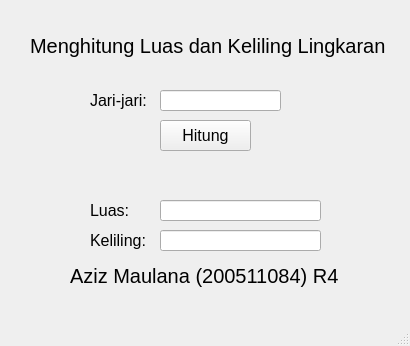
<?xml version="1.0" encoding="UTF-8"?>
<ui version="4.0">
 <class>MainWindow</class>
 <widget class="QMainWindow" name="MainWindow">
  <property name="geometry">
   <rect>
    <x>0</x>
    <y>0</y>
    <width>410</width>
    <height>346</height>
   </rect>
  </property>
  <property name="windowTitle">
   <string>MainWindow</string>
  </property>
  <widget class="QWidget" name="centralwidget">
   <widget class="QLabel" name="label">
    <property name="geometry">
     <rect>
      <x>30</x>
      <y>10</y>
      <width>361</width>
      <height>71</height>
     </rect>
    </property>
    <property name="font">
     <font>
      <pointsize>15</pointsize>
     </font>
    </property>
    <property name="text">
     <string>Menghitung Luas dan Keliling Lingkaran</string>
    </property>
   </widget>
   <widget class="QLineEdit" name="txtJari">
    <property name="geometry">
     <rect>
      <x>160</x>
      <y>90</y>
      <width>121</width>
      <height>21</height>
     </rect>
    </property>
    <property name="font">
     <font>
      <pointsize>12</pointsize>
     </font>
    </property>
   </widget>
   <widget class="QLabel" name="label_2">
    <property name="geometry">
     <rect>
      <x>90</x>
      <y>90</y>
      <width>61</width>
      <height>21</height>
     </rect>
    </property>
    <property name="font">
     <font>
      <pointsize>12</pointsize>
     </font>
    </property>
    <property name="text">
     <string>Jari-jari:</string>
    </property>
   </widget>
   <widget class="QPushButton" name="btnHitung">
    <property name="geometry">
     <rect>
      <x>160</x>
      <y>120</y>
      <width>91</width>
      <height>31</height>
     </rect>
    </property>
    <property name="font">
     <font>
      <pointsize>12</pointsize>
     </font>
    </property>
    <property name="text">
     <string>Hitung</string>
    </property>
   </widget>
   <widget class="QLabel" name="label_4">
    <property name="geometry">
     <rect>
      <x>90</x>
      <y>230</y>
      <width>61</width>
      <height>21</height>
     </rect>
    </property>
    <property name="font">
     <font>
      <pointsize>12</pointsize>
     </font>
    </property>
    <property name="text">
     <string>Keliling:</string>
    </property>
   </widget>
   <widget class="QLabel" name="label_5">
    <property name="geometry">
     <rect>
      <x>90</x>
      <y>200</y>
      <width>61</width>
      <height>21</height>
     </rect>
    </property>
    <property name="font">
     <font>
      <pointsize>12</pointsize>
     </font>
    </property>
    <property name="text">
     <string>Luas:</string>
    </property>
   </widget>
   <widget class="QLineEdit" name="txtKeliling">
    <property name="geometry">
     <rect>
      <x>160</x>
      <y>230</y>
      <width>161</width>
      <height>21</height>
     </rect>
    </property>
    <property name="font">
     <font>
      <pointsize>12</pointsize>
     </font>
    </property>
   </widget>
   <widget class="QLineEdit" name="txtLuas">
    <property name="geometry">
     <rect>
      <x>160</x>
      <y>200</y>
      <width>161</width>
      <height>21</height>
     </rect>
    </property>
    <property name="font">
     <font>
      <pointsize>12</pointsize>
     </font>
    </property>
   </widget>
  </widget>
  <widget class="QLabel" name="label6">
    <property name="geometry">
     <rect>
      <x>70</x>
      <y>240</y>
      <width>331</width>
      <height>71</height>
     </rect>
    </property>
    <property name="font">
     <font>
      <pointsize>15</pointsize>
     </font>
    </property>
    <property name="text">
     <string>Aziz Maulana (200511084) R4</string>
    </property>
    </widget>
  <widget class="QStatusBar" name="statusbar"/>
 </widget>
 <resources/>
 <connections/>
</ui>
